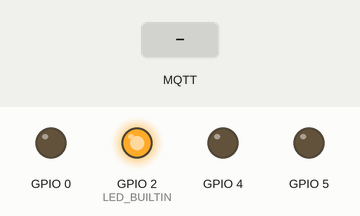
A sketch run on a simulated ESP8266 (NodeMCU). Shown: output pins drawn as LEDs (lit = HIGH, except the on-board LED, lit = LOW). The test bench sets the inputs (shaded band). WiFi joins after 1.5 s; servers stay silent unless stated; no MQTT or app messages arrive unless stated; what the sketch prints to the serial monitor is not drawn.

Above: at 2.7 s.
2.8 s: MQTT message "#on_1" arrives on the first subscribed topic
At 3.8 s:
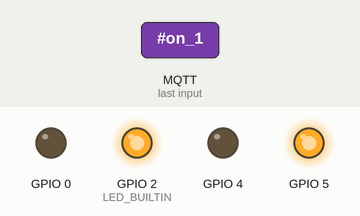
4.3 s: MQTT message "#on_2" arrives on the first subscribed topic
At 4.9 s:
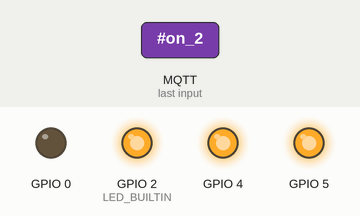
5.8 s: MQTT message "#off_1" arrives on the first subscribed topic
At 7.0 s:
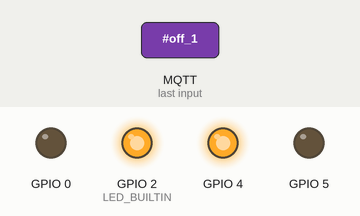
7.3 s: MQTT message "#on_3" arrives on the first subscribed topic
At 8.4 s:
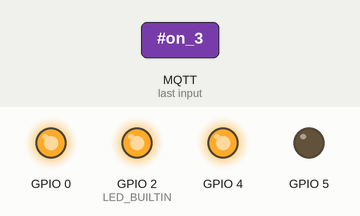
8.8 s: MQTT message "#off_2" arrives on the first subscribed topic
At 9.5 s:
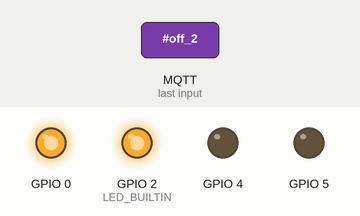
10.3 s: MQTT message "#off_3" arrives on the first subscribed topic
At 10.7 s:
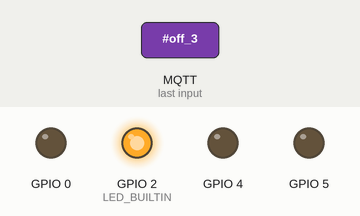
Timing chart, 0 to 12.8 s (numbered marks = the images above; inputs shaded):
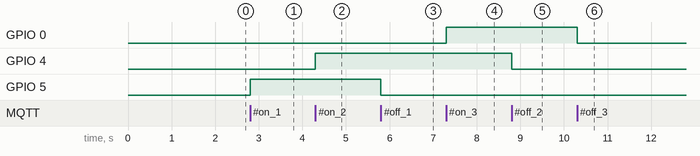

The sketch:

nodemcu-esp8266.ino
```cpp
#include <ESP8266WiFi.h>
#include <PubSubClient.h>

// const char* ssid = "TP-Link_D0A85";
const char* ssid = "Incognito";
const char* pass = "leomessi";

const char* mqttServer = "149.56.36.129";
const int mqttPort = 1883;

WiFiClient espClient;
PubSubClient client(espClient);

void setup() {
    pinMode(LED_BUILTIN, OUTPUT);
    pinMode(4, OUTPUT);
    pinMode(5, OUTPUT);
    pinMode(0, OUTPUT);
    Serial.begin(115200);

    WiFi.begin(ssid, pass);

    Serial.print("Connecting");
    while (WiFi.status() != WL_CONNECTED) {
        delay(50);
        Serial.print(".");
    }
    Serial.println("");
    Serial.println("Wi-Fi Connected!");
    Serial.print("IP address: ");
    Serial.println(WiFi.localIP());

    client.setServer(mqttServer, mqttPort);
    client.setCallback(MQTTcallback);
    while (!client.connected()) {
        Serial.println("Connecting to MQTT");
        if (client.connect("ESP8266")) {
            Serial.println("Connected");
        } else {
            Serial.print("Failed with state");
            Serial.println(client.state());
            delay(2000);
        }
    }
    client.publish("lampu", "Halo! saya ESP8266");
    client.subscribe("lampu");
}

void MQTTcallback(char* topic, byte* payload, unsigned int length) {
    Serial.print("Topic: ");
    Serial.println(topic);

    Serial.print("Pesan: ");

    String message;
    for (int i = 0; i<length; i++) {
        message = message + (char)payload[i];
    }
    Serial.print(message);

    if (message == "#on_1") {
        digitalWrite(5, HIGH);
    } else if (message == "#on_2") {
        digitalWrite(4, HIGH);
    } else if (message == "#on_3") {
        digitalWrite(0, HIGH);
    }

    if (message == "#off_1") {
        digitalWrite(5, LOW);
    } else if (message == "#off_2") {
        digitalWrite(4, LOW);
    } else if (message == "#off_3") {
        digitalWrite(0, LOW);
    }

    if (digitalRead(5) == 0) {
        client.publish("status", "#status1_off");
    } else if (digitalRead(5) == 1) {
        client.publish("status", "#status1_on");
    }

    if (digitalRead(4) == 0) {
        client.publish("status", "#status2_off");
    } else if (digitalRead(4) == 1) {
        client.publish("status", "#status2_on");
    }

    if (digitalRead(0) == 0) {
        client.publish("status", "#status3_off");
    } else if (digitalRead(0) == 1) {
        client.publish("status", "#status3_on");
    }
    Serial.println();
    Serial.println("---------------");
}

void loop() {
    client.loop();
}
```

Measured:
- after the input at 2.8 s, GPIO 5: LOW → HIGH at once
- after the input at 4.3 s, GPIO 4: LOW → HIGH at once
- after the input at 5.8 s, GPIO 5: HIGH → LOW at once
- after the input at 7.3 s, GPIO 0: LOW → HIGH at once
- after the input at 8.8 s, GPIO 4: HIGH → LOW at once
- after the input at 10.3 s, GPIO 0: HIGH → LOW at once
